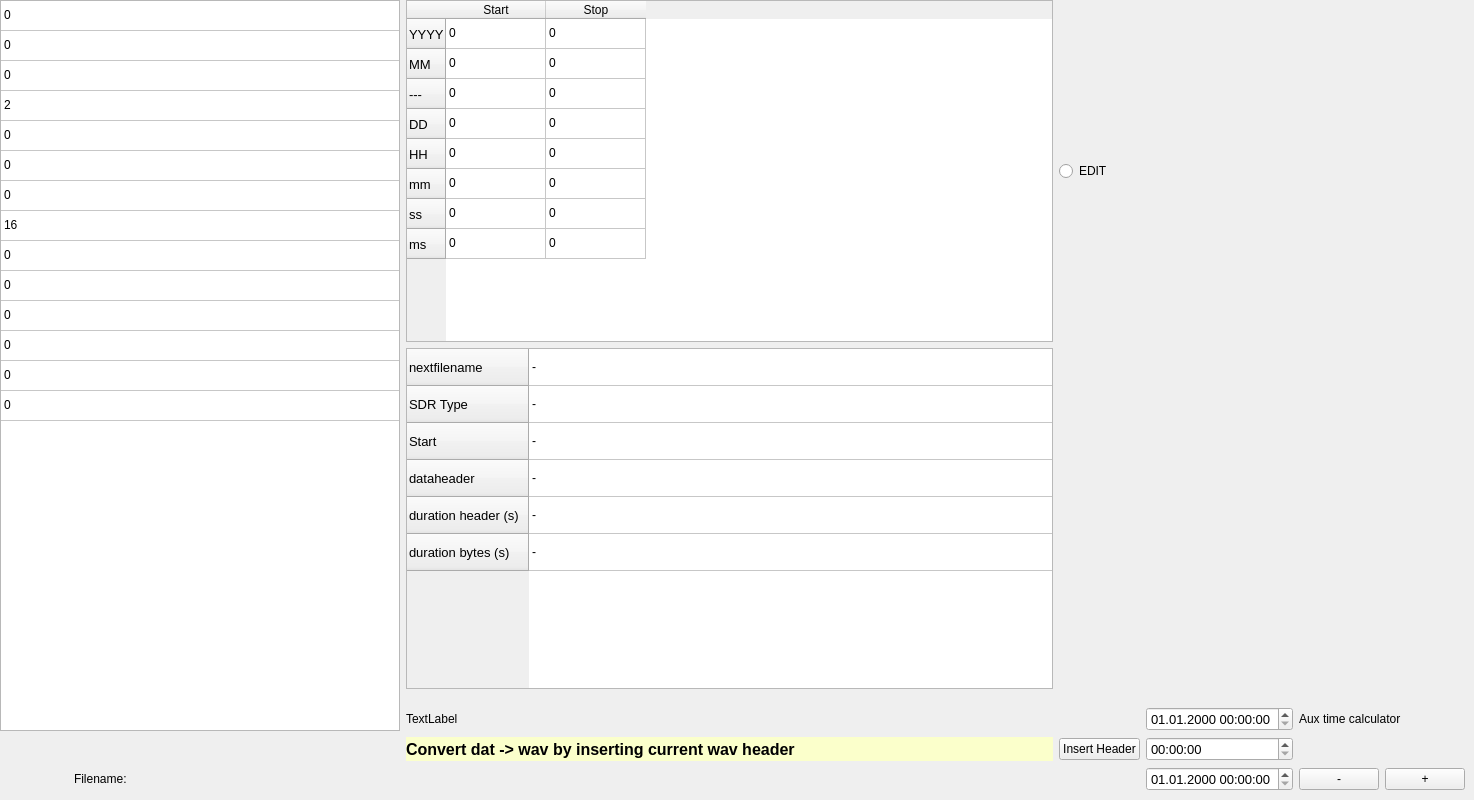
      <widget class="QWidget" name="tab_waveditor">
       <attribute name="title">
        <string>WAV Header</string>
       </attribute>
       <widget class="QWidget" name="gridLayoutWidget_3">
        <property name="geometry">
         <rect>
          <x>0</x>
          <y>0</y>
          <width>1465</width>
          <height>791</height>
         </rect>
        </property>
        <layout class="QGridLayout" name="gridLayout">
         <item row="0" column="0" rowspan="5" colspan="11">
          <widget class="QTableWidget" name="tableWidget_basisfields">
           <property name="minimumSize">
            <size>
             <width>400</width>
             <height>0</height>
            </size>
           </property>
           <property name="toolTip">
            <string>make this table editable by clicking 'edit'</string>
           </property>
           <attribute name="horizontalHeaderVisible">
            <bool>false</bool>
           </attribute>
           <attribute name="horizontalHeaderDefaultSectionSize">
            <number>400</number>
           </attribute>
           <attribute name="verticalHeaderVisible">
            <bool>false</bool>
           </attribute>
           <row>
            <property name="text">
             <string>Filesize</string>
            </property>
            <property name="font">
             <font>
              <pointsize>10</pointsize>
             </font>
            </property>
           </row>
           <row>
            <property name="text">
             <string>sdr_nChunksize</string>
            </property>
            <property name="font">
             <font>
              <pointsize>10</pointsize>
             </font>
            </property>
           </row>
           <row>
            <property name="text">
             <string>wFormatTag</string>
            </property>
            <property name="font">
             <font>
              <pointsize>10</pointsize>
             </font>
            </property>
           </row>
           <row>
            <property name="text">
             <string>nChannels</string>
            </property>
            <property name="font">
             <font>
              <pointsize>10</pointsize>
             </font>
            </property>
           </row>
           <row>
            <property name="text">
             <string>Sample rate</string>
            </property>
            <property name="font">
             <font>
              <pointsize>10</pointsize>
             </font>
            </property>
           </row>
           <row>
            <property name="text">
             <string>bytes per second</string>
            </property>
            <property name="font">
             <font>
              <pointsize>10</pointsize>
             </font>
            </property>
           </row>
           <row>
            <property name="text">
             <string>nBlockalign</string>
            </property>
            <property name="font">
             <font>
              <pointsize>10</pointsize>
             </font>
            </property>
           </row>
           <row>
            <property name="text">
             <string>bits per sample</string>
            </property>
            <property name="font">
             <font>
              <pointsize>10</pointsize>
             </font>
            </property>
           </row>
           <row>
            <property name="text">
             <string>centerfreq</string>
            </property>
            <property name="font">
             <font>
              <pointsize>10</pointsize>
             </font>
            </property>
           </row>
           <row>
            <property name="text">
             <string>dataChunksize</string>
            </property>
            <property name="font">
             <font>
              <pointsize>10</pointsize>
             </font>
            </property>
           </row>
           <row>
            <property name="text">
             <string>ADFrequency</string>
            </property>
            <property name="font">
             <font>
              <pointsize>10</pointsize>
             </font>
            </property>
           </row>
           <row>
            <property name="text">
             <string>IFFrequency</string>
            </property>
            <property name="font">
             <font>
              <pointsize>10</pointsize>
             </font>
            </property>
           </row>
           <row>
            <property name="text">
             <string>Bandwidth</string>
            </property>
            <property name="font">
             <font>
              <pointsize>10</pointsize>
             </font>
            </property>
           </row>
           <row>
            <property name="text">
             <string>IQOffset</string>
            </property>
            <property name="font">
             <font>
              <pointsize>10</pointsize>
             </font>
            </property>
           </row>
           <column>
            <property name="text">
             <string>value</string>
            </property>
           </column>
           <item row="0" column="0">
            <property name="text">
             <string>0</string>
            </property>
           </item>
           <item row="1" column="0">
            <property name="text">
             <string>0</string>
            </property>
           </item>
           <item row="2" column="0">
            <property name="text">
             <string>0</string>
            </property>
           </item>
           <item row="3" column="0">
            <property name="text">
             <string>2</string>
            </property>
           </item>
           <item row="4" column="0">
            <property name="text">
             <string>0</string>
            </property>
           </item>
           <item row="5" column="0">
            <property name="text">
             <string>0</string>
            </property>
           </item>
           <item row="6" column="0">
            <property name="text">
             <string>0</string>
            </property>
           </item>
           <item row="7" column="0">
            <property name="text">
             <string>16</string>
            </property>
           </item>
           <item row="8" column="0">
            <property name="text">
             <string>0</string>
            </property>
           </item>
           <item row="9" column="0">
            <property name="text">
             <string>0</string>
            </property>
           </item>
           <item row="10" column="0">
            <property name="text">
             <string>0</string>
            </property>
           </item>
           <item row="11" column="0">
            <property name="text">
             <string>0</string>
            </property>
           </item>
           <item row="12" column="0">
            <property name="text">
             <string>0</string>
            </property>
           </item>
           <item row="13" column="0">
            <property name="text">
             <string>0</string>
            </property>
           </item>
          </widget>
         </item>
         <item row="6" column="1">
          <widget class="QLabel" name="label_15">
           <property name="text">
            <string/>
           </property>
          </widget>
         </item>
         <item row="6" column="2">
          <widget class="QLabel" name="label_13">
           <property name="text">
            <string>Filename:</string>
           </property>
          </widget>
         </item>
         <item row="5" column="11">
          <widget class="QLabel" name="label_8">
           <property name="enabled">
            <bool>true</bool>
           </property>
           <property name="palette">
            <palette>
             <active>
              <colorrole role="WindowText">
               <brush brushstyle="SolidPattern">
                <color alpha="255">
                 <red>0</red>
                 <green>0</green>
                 <blue>0</blue>
                </color>
               </brush>
              </colorrole>
              <colorrole role="Button">
               <brush brushstyle="SolidPattern">
                <color alpha="255">
                 <red>255</red>
                 <green>254</green>
                 <blue>210</blue>
                </color>
               </brush>
              </colorrole>
              <colorrole role="Light">
               <brush brushstyle="SolidPattern">
                <color alpha="255">
                 <red>255</red>
                 <green>254</green>
                 <blue>210</blue>
                </color>
               </brush>
              </colorrole>
              <colorrole role="Midlight">
               <brush brushstyle="SolidPattern">
                <color alpha="255">
                 <red>255</red>
                 <green>254</green>
                 <blue>210</blue>
                </color>
               </brush>
              </colorrole>
              <colorrole role="Base">
               <brush brushstyle="SolidPattern">
                <color alpha="255">
                 <red>255</red>
                 <green>254</green>
                 <blue>210</blue>
                </color>
               </brush>
              </colorrole>
              <colorrole role="Window">
               <brush brushstyle="SolidPattern">
                <color alpha="255">
                 <red>251</red>
                 <green>255</green>
                 <blue>203</blue>
                </color>
               </brush>
              </colorrole>
              <colorrole role="NoRole">
               <brush brushstyle="SolidPattern">
                <color alpha="255">
                 <red>255</red>
                 <green>254</green>
                 <blue>210</blue>
                </color>
               </brush>
              </colorrole>
              <colorrole role="ToolTipBase">
               <brush brushstyle="SolidPattern">
                <color alpha="255">
                 <red>255</red>
                 <green>255</green>
                 <blue>220</blue>
                </color>
               </brush>
              </colorrole>
             </active>
             <inactive>
              <colorrole role="WindowText">
               <brush brushstyle="SolidPattern">
                <color alpha="255">
                 <red>0</red>
                 <green>0</green>
                 <blue>0</blue>
                </color>
               </brush>
              </colorrole>
              <colorrole role="Button">
               <brush brushstyle="SolidPattern">
                <color alpha="255">
                 <red>255</red>
                 <green>254</green>
                 <blue>210</blue>
                </color>
               </brush>
              </colorrole>
              <colorrole role="Light">
               <brush brushstyle="SolidPattern">
                <color alpha="255">
                 <red>255</red>
                 <green>254</green>
                 <blue>210</blue>
                </color>
               </brush>
              </colorrole>
              <colorrole role="Midlight">
               <brush brushstyle="SolidPattern">
                <color alpha="255">
                 <red>255</red>
                 <green>254</green>
                 <blue>210</blue>
                </color>
               </brush>
              </colorrole>
              <colorrole role="Base">
               <brush brushstyle="SolidPattern">
                <color alpha="255">
                 <red>255</red>
                 <green>254</green>
                 <blue>210</blue>
                </color>
               </brush>
              </colorrole>
              <colorrole role="Window">
               <brush brushstyle="SolidPattern">
                <color alpha="255">
                 <red>251</red>
                 <green>255</green>
                 <blue>203</blue>
                </color>
               </brush>
              </colorrole>
              <colorrole role="NoRole">
               <brush brushstyle="SolidPattern">
                <color alpha="255">
                 <red>255</red>
                 <green>254</green>
                 <blue>210</blue>
                </color>
               </brush>
              </colorrole>
              <colorrole role="ToolTipBase">
               <brush brushstyle="SolidPattern">
                <color alpha="255">
                 <red>255</red>
                 <green>255</green>
                 <blue>220</blue>
                </color>
               </brush>
              </colorrole>
             </inactive>
             <disabled>
              <colorrole role="WindowText">
               <brush brushstyle="SolidPattern">
                <color alpha="255">
                 <red>234</red>
                 <green>234</green>
                 <blue>234</blue>
                </color>
               </brush>
              </colorrole>
              <colorrole role="Button">
               <brush brushstyle="SolidPattern">
                <color alpha="255">
                 <red>234</red>
                 <green>234</green>
                 <blue>234</blue>
                </color>
               </brush>
              </colorrole>
              <colorrole role="Light">
               <brush brushstyle="SolidPattern">
                <color alpha="255">
                 <red>234</red>
                 <green>234</green>
                 <blue>234</blue>
                </color>
               </brush>
              </colorrole>
              <colorrole role="Midlight">
               <brush brushstyle="SolidPattern">
                <color alpha="255">
                 <red>234</red>
                 <green>234</green>
                 <blue>234</blue>
                </color>
               </brush>
              </colorrole>
              <colorrole role="Base">
               <brush brushstyle="SolidPattern">
                <color alpha="255">
                 <red>234</red>
                 <green>234</green>
                 <blue>234</blue>
                </color>
               </brush>
              </colorrole>
              <colorrole role="Window">
               <brush brushstyle="SolidPattern">
                <color alpha="255">
                 <red>234</red>
                 <green>234</green>
                 <blue>234</blue>
                </color>
               </brush>
              </colorrole>
              <colorrole role="NoRole">
               <brush brushstyle="SolidPattern">
                <color alpha="255">
                 <red>234</red>
                 <green>234</green>
                 <blue>234</blue>
                </color>
               </brush>
              </colorrole>
              <colorrole role="ToolTipBase">
               <brush brushstyle="SolidPattern">
                <color alpha="255">
                 <red>234</red>
                 <green>234</green>
                 <blue>234</blue>
                </color>
               </brush>
              </colorrole>
             </disabled>
            </palette>
           </property>
           <property name="font">
            <font>
             <pointsize>12</pointsize>
             <weight>75</weight>
             <bold>true</bold>
            </font>
           </property>
           <property name="autoFillBackground">
            <bool>true</bool>
           </property>
           <property name="styleSheet">
            <string notr="true"/>
           </property>
           <property name="text">
            <string>Convert dat -&gt; wav by inserting current wav header</string>
           </property>
          </widget>
         </item>
         <item row="5" column="12">
          <widget class="QPushButton" name="pushButton_InsertHeader">
           <property name="toolTip">
            <string>insert header into dat file</string>
           </property>
           <property name="text">
            <string>Insert Header</string>
           </property>
          </widget>
         </item>
         <item row="5" column="9">
          <widget class="QLabel" name="label_22">
           <property name="text">
            <string/>
           </property>
          </widget>
         </item>
         <item row="6" column="3" colspan="10">
          <widget class="QLabel" name="label_Filename_WAVHeader">
           <property name="text">
            <string/>
           </property>
          </widget>
         </item>
         <item row="6" column="0">
          <widget class="QLabel" name="label_5">
           <property name="text">
            <string/>
           </property>
          </widget>
         </item>
         <item row="0" column="11">
          <widget class="QTableWidget" name="tableWidget_starttime">
           <property name="toolTip">
            <string>make this table editable by clicking 'edit'</string>
           </property>
           <attribute name="horizontalHeaderDefaultSectionSize">
            <number>100</number>
           </attribute>
           <row>
            <property name="text">
             <string>YYYY</string>
            </property>
            <property name="font">
             <font>
              <pointsize>10</pointsize>
             </font>
            </property>
           </row>
           <row>
            <property name="text">
             <string>MM</string>
            </property>
            <property name="font">
             <font>
              <pointsize>10</pointsize>
             </font>
            </property>
           </row>
           <row>
            <property name="text">
             <string>---</string>
            </property>
            <property name="font">
             <font>
              <pointsize>10</pointsize>
             </font>
            </property>
           </row>
           <row>
            <property name="text">
             <string>DD</string>
            </property>
            <property name="font">
             <font>
              <pointsize>10</pointsize>
             </font>
            </property>
           </row>
           <row>
            <property name="text">
             <string>HH</string>
            </property>
            <property name="font">
             <font>
              <pointsize>10</pointsize>
             </font>
            </property>
           </row>
           <row>
            <property name="text">
             <string>mm</string>
            </property>
            <property name="font">
             <font>
              <pointsize>10</pointsize>
             </font>
            </property>
           </row>
           <row>
            <property name="text">
             <string>ss</string>
            </property>
            <property name="font">
             <font>
              <pointsize>10</pointsize>
             </font>
            </property>
           </row>
           <row>
            <property name="text">
             <string>ms</string>
            </property>
            <property name="font">
             <font>
              <pointsize>10</pointsize>
             </font>
            </property>
           </row>
           <column>
            <property name="text">
             <string>Start</string>
            </property>
           </column>
           <column>
            <property name="text">
             <string>Stop</string>
            </property>
           </column>
           <item row="0" column="0">
            <property name="text">
             <string>0</string>
            </property>
           </item>
           <item row="0" column="1">
            <property name="text">
             <string>0</string>
            </property>
           </item>
           <item row="1" column="0">
            <property name="text">
             <string>0</string>
            </property>
           </item>
           <item row="1" column="1">
            <property name="text">
             <string>0</string>
            </property>
           </item>
           <item row="2" column="0">
            <property name="text">
             <string>0</string>
            </property>
           </item>
           <item row="2" column="1">
            <property name="text">
             <string>0</string>
            </property>
           </item>
           <item row="3" column="0">
            <property name="text">
             <string>0</string>
            </property>
           </item>
           <item row="3" column="1">
            <property name="text">
             <string>0</string>
            </property>
           </item>
           <item row="4" column="0">
            <property name="text">
             <string>0</string>
            </property>
           </item>
           <item row="4" column="1">
            <property name="text">
             <string>0</string>
            </property>
           </item>
           <item row="5" column="0">
            <property name="text">
             <string>0</string>
            </property>
           </item>
           <item row="5" column="1">
            <property name="text">
             <string>0</string>
            </property>
           </item>
           <item row="6" column="0">
            <property name="text">
             <string>0</string>
            </property>
           </item>
           <item row="6" column="1">
            <property name="text">
             <string>0</string>
            </property>
           </item>
           <item row="7" column="0">
            <property name="text">
             <string>0</string>
            </property>
           </item>
           <item row="7" column="1">
            <property name="text">
             <string>0</string>
            </property>
           </item>
          </widget>
         </item>
         <item row="5" column="0" colspan="8">
          <widget class="QLabel" name="label_40">
           <property name="text">
            <string/>
           </property>
          </widget>
         </item>
         <item row="5" column="8">
          <widget class="QLabel" name="label_21">
           <property name="text">
            <string/>
           </property>
          </widget>
         </item>
         <item row="5" column="10">
          <widget class="QLabel" name="label_23">
           <property name="text">
            <string/>
           </property>
          </widget>
         </item>
         <item row="0" column="12">
          <widget class="QRadioButton" name="radioButton_WAVEDIT">
           <property name="sizePolicy">
            <sizepolicy hsizetype="Maximum" vsizetype="Maximum">
             <horstretch>0</horstretch>
             <verstretch>0</verstretch>
            </sizepolicy>
           </property>
           <property name="toolTip">
            <string>make this table editable by clicking 'edit'</string>
           </property>
           <property name="autoFillBackground">
            <bool>true</bool>
           </property>
           <property name="text">
            <string>EDIT</string>
           </property>
          </widget>
         </item>
         <item row="4" column="11">
          <widget class="QLabel" name="label_24">
           <property name="text">
            <string>TextLabel</string>
           </property>
          </widget>
         </item>
         <item row="1" column="11">
          <widget class="QTableWidget" name="tableWidget_3">
           <property name="toolTip">
            <string>make this table editable by clicking 'edit'</string>
           </property>
           <property name="autoFillBackground">
            <bool>true</bool>
           </property>
           <property name="alternatingRowColors">
            <bool>false</bool>
           </property>
           <attribute name="horizontalHeaderVisible">
            <bool>false</bool>
           </attribute>
           <attribute name="horizontalHeaderDefaultSectionSize">
            <number>600</number>
           </attribute>
           <attribute name="horizontalHeaderMinimumSectionSize">
            <number>50</number>
           </attribute>
           <attribute name="verticalHeaderCascadingSectionResizes">
            <bool>false</bool>
           </attribute>
           <attribute name="verticalHeaderDefaultSectionSize">
            <number>37</number>
           </attribute>
           <attribute name="verticalHeaderShowSortIndicator" stdset="0">
            <bool>false</bool>
           </attribute>
           <attribute name="verticalHeaderStretchLastSection">
            <bool>false</bool>
           </attribute>
           <row>
            <property name="text">
             <string>nextfilename</string>
            </property>
            <property name="font">
             <font>
              <pointsize>10</pointsize>
             </font>
            </property>
           </row>
           <row>
            <property name="text">
             <string>SDR Type</string>
            </property>
            <property name="font">
             <font>
              <pointsize>10</pointsize>
             </font>
            </property>
           </row>
           <row>
            <property name="text">
             <string>Start</string>
            </property>
            <property name="font">
             <font>
              <pointsize>10</pointsize>
             </font>
            </property>
            <property name="background">
             <color>
              <red>240</red>
              <green>240</green>
              <blue>240</blue>
             </color>
            </property>
           </row>
           <row>
            <property name="text">
             <string>dataheader</string>
            </property>
            <property name="font">
             <font>
              <pointsize>10</pointsize>
             </font>
            </property>
           </row>
           <row>
            <property name="text">
             <string>duration header (s)</string>
            </property>
            <property name="font">
             <font>
              <pointsize>10</pointsize>
             </font>
            </property>
           </row>
           <row>
            <property name="text">
             <string>duration bytes (s)</string>
            </property>
            <property name="font">
             <font>
              <pointsize>10</pointsize>
             </font>
            </property>
           </row>
           <column>
            <property name="text">
             <string>value</string>
            </property>
            <property name="font">
             <font>
              <pointsize>10</pointsize>
             </font>
            </property>
            <property name="background">
             <color>
              <red>240</red>
              <green>0</green>
              <blue>0</blue>
             </color>
            </property>
           </column>
           <item row="0" column="0">
            <property name="text">
             <string>-</string>
            </property>
            <property name="foreground">
             <brush brushstyle="NoBrush">
              <color alpha="240">
               <red>240</red>
               <green>240</green>
               <blue>240</blue>
              </color>
             </brush>
            </property>
           </item>
           <item row="1" column="0">
            <property name="text">
             <string>-</string>
            </property>
           </item>
           <item row="2" column="0">
            <property name="text">
             <string>-</string>
            </property>
            <property name="background">
             <brush brushstyle="NoBrush">
              <color alpha="240">
               <red>240</red>
               <green>240</green>
               <blue>240</blue>
              </color>
             </brush>
            </property>
           </item>
           <item row="3" column="0">
            <property name="text">
             <string>-</string>
            </property>
           </item>
           <item row="4" column="0">
            <property name="text">
             <string>-</string>
            </property>
           </item>
           <item row="5" column="0">
            <property name="text">
             <string>-</string>
            </property>
           </item>
          </widget>
         </item>
         <item row="5" column="14">
          <widget class="QTimeEdit" name="wavheader_timeEdit_subtr">
           <property name="font">
            <font>
             <pointsize>10</pointsize>
            </font>
           </property>
           <property name="displayFormat">
            <string>HH:mm:ss</string>
           </property>
          </widget>
         </item>
         <item row="6" column="15">
          <widget class="QPushButton" name="pushButton_subtract">
           <property name="sizePolicy">
            <sizepolicy hsizetype="Preferred" vsizetype="Fixed">
             <horstretch>0</horstretch>
             <verstretch>0</verstretch>
            </sizepolicy>
           </property>
           <property name="text">
            <string>-</string>
           </property>
          </widget>
         </item>
         <item row="4" column="14">
          <widget class="QDateTimeEdit" name="wavheader_dateTimeEdit_starttime">
           <property name="font">
            <font>
             <pointsize>10</pointsize>
            </font>
           </property>
           <property name="displayFormat">
            <string>dd.MM.yyyy HH:mm:ss</string>
           </property>
          </widget>
         </item>
         <item row="6" column="14">
          <widget class="QDateTimeEdit" name="wavheader_dateTimeEdit_result">
           <property name="font">
            <font>
             <pointsize>10</pointsize>
            </font>
           </property>
           <property name="displayFormat">
            <string>dd.MM.yyyy HH:mm:ss</string>
           </property>
          </widget>
         </item>
         <item row="6" column="16">
          <widget class="QPushButton" name="pushButton_add">
           <property name="sizePolicy">
            <sizepolicy hsizetype="Preferred" vsizetype="Fixed">
             <horstretch>0</horstretch>
             <verstretch>0</verstretch>
            </sizepolicy>
           </property>
           <property name="text">
            <string>+</string>
           </property>
          </widget>
         </item>
         <item row="4" column="15" colspan="2">
          <widget class="QLabel" name="label_39">
           <property name="text">
            <string>Aux time calculator</string>
           </property>
          </widget>
         </item>
        </layout>
       </widget>
      </widget>
